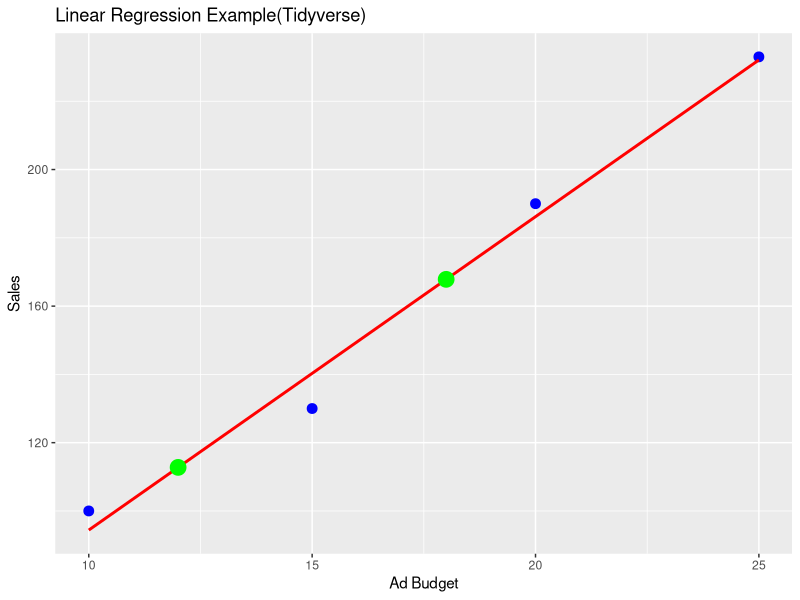

Here is the R script that generated this plot:
library(tidyverse)
library(broom) #for model summary
library(modelr) #for model metrics

#create data
data <- tibble(
  ads = c(10,15,20,25),
  sales = c(100,130,190,233)
)

#fit linear model
model<-lm(sales ~ ads,data = data)

#tidy model summary
model %>% tidy()
model %>% glance()

#predict and calculate residuals

data_with_preds <- data %>% 
  add_predictions(model) %>% 
  mutate(residual = sales - pred)

# calculate mse
mse <- data_with_preds %>% 
  summarise(mse = mean(residual^2))

print(mse)

#predict new  values

new_data <- tibble(ads = c(12,18))

predictions <- predict(model,newdata = new_data)

pr_df <- bind_cols(new_data,predicted_sales = predictions)


#plot

data %>% 
  ggplot(aes(x = ads,y = sales))+
  geom_point(color = "blue",size = 3)+
  geom_smooth(method = "lm",se = FALSE,color = "red")+
  geom_point(data = pr_df,aes(x = ads, y = predicted_sales),size = 5,color = "green")+
  labs(
    title = "Linear Regression Example(Tidyverse)",
    x = "Ad Budget",
    y = "Sales"
  )






